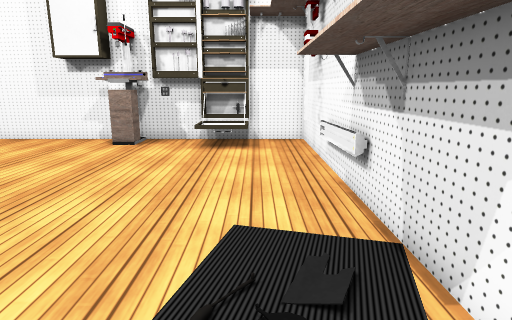
view 1 (above)

12 first-person views from a walk through a Unity game level. The camera is 1.2 m above the floor, tilts 12° down and sees 75° across. The floor is counted in squares, 0.5 m on a side. Each view is taken from the middle of a square. On the plan, view 1 faces up. The plan holds only what a view shows up to about 20 squares ahead; the rest is blank. Some surface patterns are stand-ins.

view 2
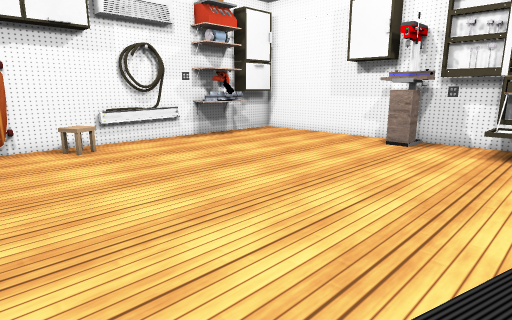

view 3
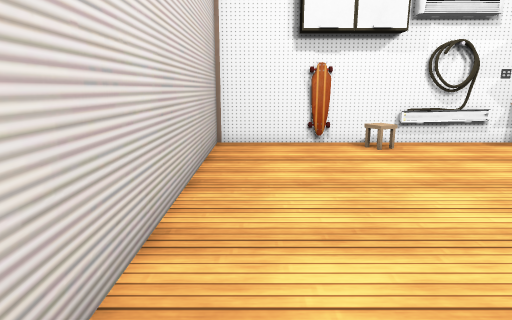

view 4
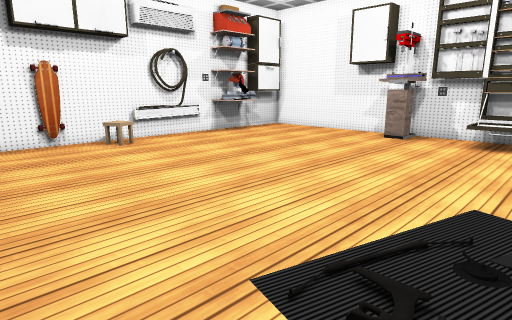

view 5
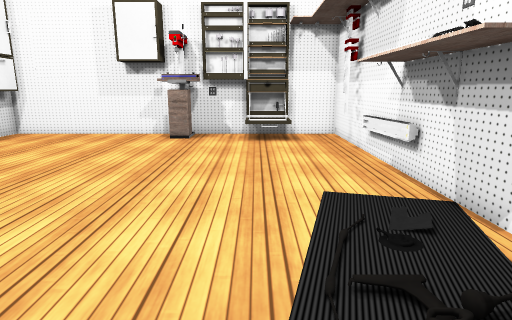

view 6
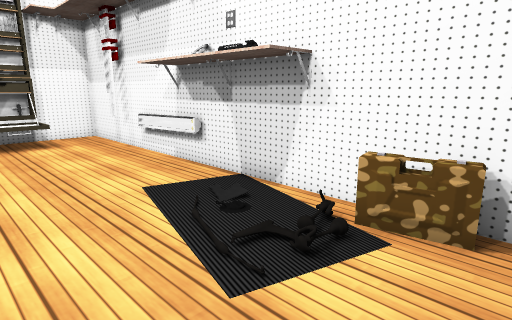

view 7
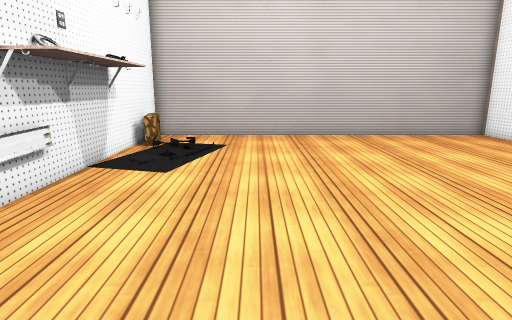

view 8
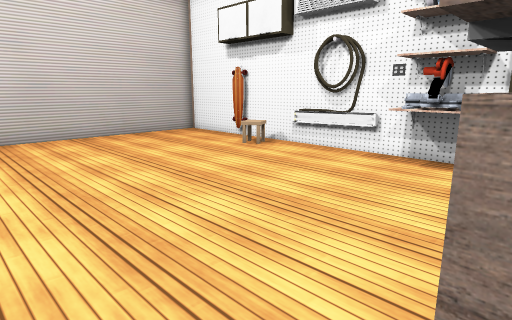

view 9
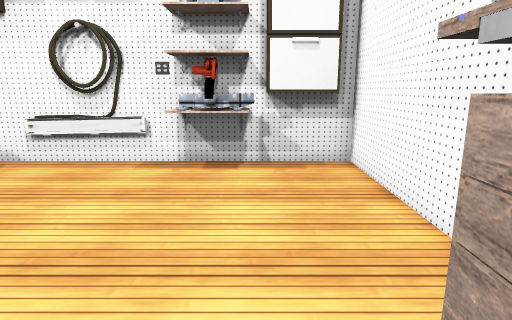

view 10
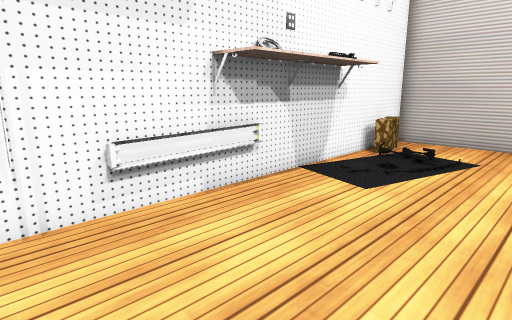

view 11
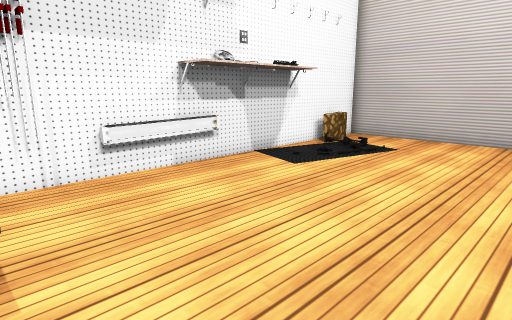

view 12
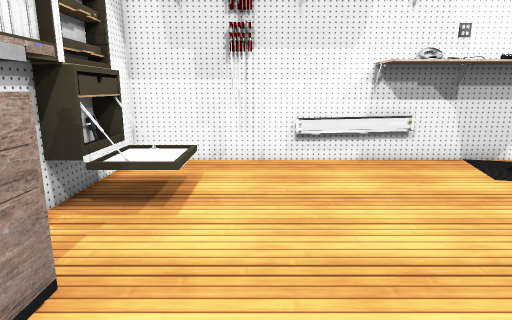

### Floor plan
Points are (right, up) in squares from view 1. A wall is a line through its corners. A room is listed if a view was taken in it or the views show most of it. See-through windows are left out.
Room 1 (views 1, 2, 3, 4, 5, 6, 7, 8, 9, 10, 11, 12)
walls: (2.3, 7.4) (2.3, 16.2) (-0.5, 16.2); (-14.6, 8.2) (-15, 5.7); (-14.9, 7.2) (-14.8, 6.9) (-15, 6.6) (-14.9, 6.1); (-14.7, 8.3) (-14.6, 7.9); (-14.8, 8.4) (-14.8, 7.8); (-14.9, 8.1) (-14.7, 6.9); (-4.8, 15.2) (-6.8, 15.2); (-14.9, 8.7) (-15.1, 8.2); (-15, 8.7) (-14.9, 8.2); (-15, 8.7) (-15, 7.9); (-15, 8.8) (-14.8, 8.5) (-14.7, 7.8); (-5.3, 15.4) (-5.3, 14.4); (-15.1, 8.6) (-14.6, 8.1) (-15, 6.8); (-14.8, 9.5) (-14.8, 5.4); (-4.8, 15.4) (-4.8, 14.4) (-6.7, 14.4); (-15.1, 8.7) (-14.7, 7.9); (-14.8, 2.4) (-14.8, 1.4); (-13.8, 11.8) (-14.7, 11.8); (-13.8, 12.1) (-13.8, 11.3); (1.8, 12.4) (1.8, 12.9); (-14, 12.2) (-13.6, 11.8) (-13.6, 11.5) (-14.6, 11.5); (-6, 16.2) (-15.1, 16.2) (-15.1, 15.4); (-14, 13) (-14.1, 10.6) (-14.6, 10.6); (-2.5, 16.2) (-5.9, 16.2); (-15.1, 13.5) (-15.1, -2.8) (2.3, -2.8) (2.3, 2.6)
low walls: (2.1, 7.4) (2.1, 10.7); (1.6, -1.1) (1.5, -0.3)
objects: other object (-15, 14) to (-14, 15); other object (-14, 10); other object (-2, 15) to (0, 16); other object (0, 0) to (1, 2); other object (1, 3) to (2, 8)

Positions as (right, up) in squares from view 1, and headings:
1: (0, 0), facing up
2: (0, 0), facing up-left
3: (0, -1), facing left
4: (1, -2), facing up-left
5: (-2, -2), facing up
6: (-4, -2), facing up-right
7: (-3, 15), facing down
8: (-3, 15), facing down-left
9: (-4, 13), facing left
10: (-4, 13), facing down-right
11: (-7, 14), facing down-right
12: (-9, 12), facing right
